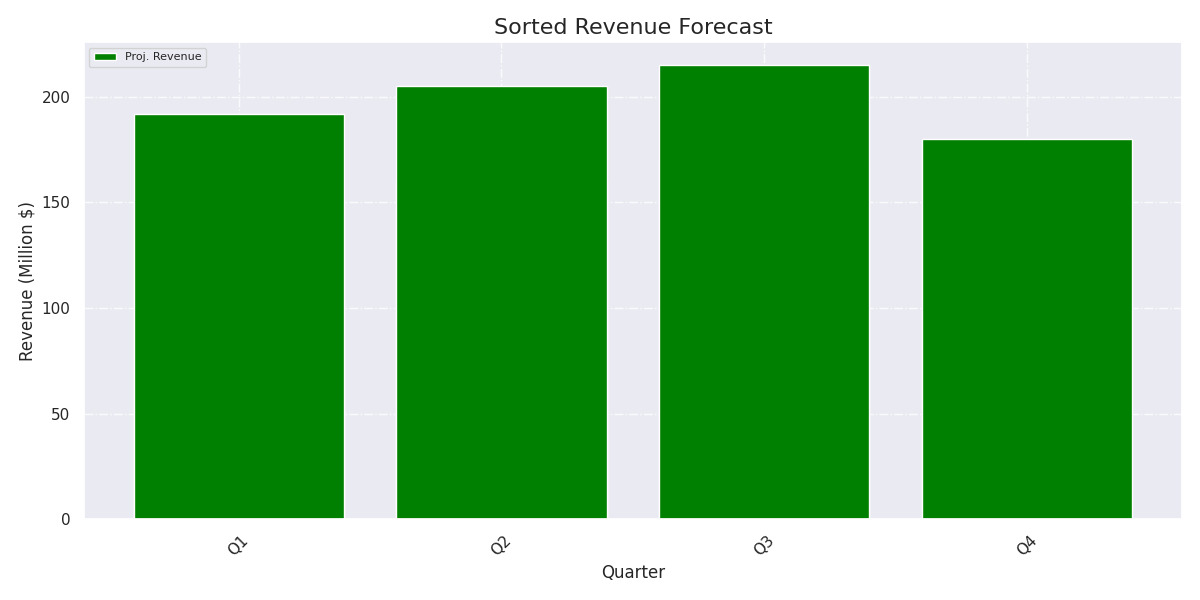

Source code (Python):
import matplotlib.pyplot as plt
import numpy as np

quarters = np.array([
    'Q1', 'Q2', 'Q3', 'Q4',
    'Q1', 'Q2', 'Q3'
])

projected_revenues = np.array([150, 160, 170, 180, 192, 205, 215])

# Sort the data in ascending order
sorted_indices = np.argsort(projected_revenues)
quarters_sorted = quarters[sorted_indices]
projected_revenues_sorted = projected_revenues[sorted_indices]

plt.figure(figsize=(12, 6))

# Plot a bar chart with sorted data
plt.bar(quarters_sorted, projected_revenues_sorted, color='green', label='Proj. Revenue')

plt.title('Sorted Revenue Forecast', fontsize=16)
plt.xlabel('Quarter', fontsize=12)
plt.ylabel('Revenue (Million $)', fontsize=12)

plt.xticks(rotation=45)
plt.grid(True, linestyle='-.', alpha=0.8)
plt.legend(loc='upper left', fontsize=8)

plt.tight_layout()
plt.show()
